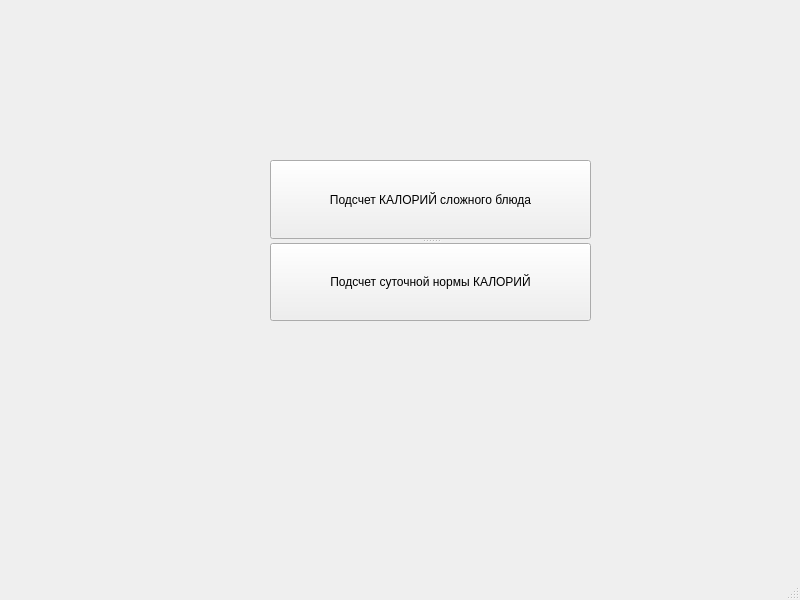
<?xml version="1.0" encoding="UTF-8"?>
<ui version="4.0">
 <class>MainWindow</class>
 <widget class="QMainWindow" name="MainWindow">
  <property name="geometry">
   <rect>
    <x>0</x>
    <y>0</y>
    <width>800</width>
    <height>600</height>
   </rect>
  </property>
  <property name="windowTitle">
   <string>MainWindow</string>
  </property>
  <widget class="QWidget" name="centralwidget">
   <widget class="QSplitter" name="splitter">
    <property name="geometry">
     <rect>
      <x>270</x>
      <y>160</y>
      <width>321</width>
      <height>161</height>
     </rect>
    </property>
    <property name="orientation">
     <enum>Qt::Vertical</enum>
    </property>
    <widget class="QPushButton" name="pushButton">
     <property name="text">
      <string>Подсчет КАЛОРИЙ сложного блюда</string>
     </property>
    </widget>
    <widget class="QPushButton" name="pushButton_2">
     <property name="text">
      <string>Подсчет суточной нормы КАЛОРИЙ</string>
     </property>
    </widget>
   </widget>
  </widget>
  <widget class="QMenuBar" name="menubar">
   <property name="geometry">
    <rect>
     <x>0</x>
     <y>0</y>
     <width>800</width>
     <height>25</height>
    </rect>
   </property>
  </widget>
  <widget class="QStatusBar" name="statusbar"/>
 </widget>
 <resources/>
 <connections/>
</ui>
